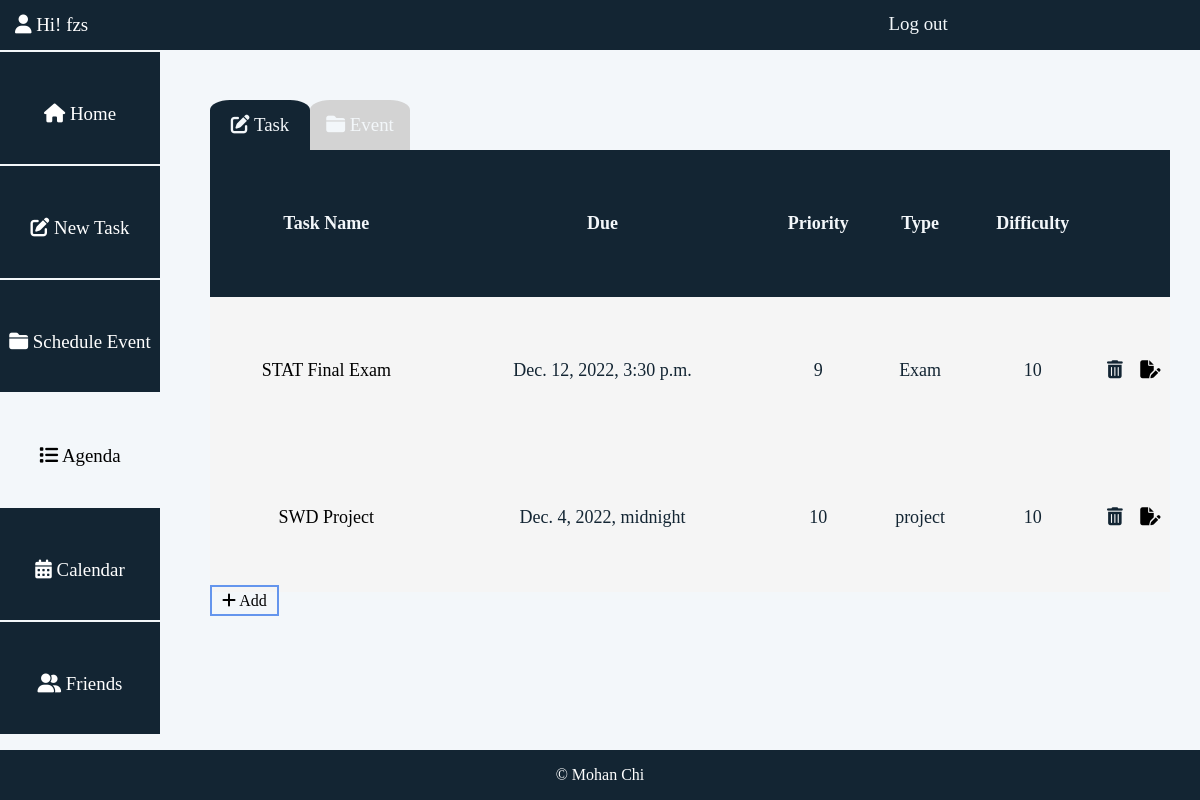
Page /AssistantApp/agenda (signed in) on the committed database.
### AssistantApp/models.py (models this page shows)
class task_Model(models.Model):
       id = models.AutoField(primary_key=True)
       taskname =models.CharField(max_length=32)
       due = models.DateTimeField()
       priority = models.CharField(max_length=32)
       type = models.CharField(max_length=32)
       difficulty = models.CharField(max_length=32)
       detail = models.CharField(max_length=32)
       visible = models.CharField(max_length=32)

### AssistantApp/views.py (the view)
# urls.py: path('agenda', views.agenda, name='agenda'),
def agenda(request):
        if request.method == "POST":
            print(request.POST.get('id'))
            task_Model.objects.get(id=request.POST.get('id')).delete()
            return JsonResponse({'status':'success'}, status=200)
        elif request.method == "GET":
              if request.session.get('is_login'):
                  template = loader.get_template('AssistantApp/agenda.html')
                  tasklist_obj = task_Model.objects.all()
                  context = {'username': request.session["username"], 'tasklist':tasklist_obj}
                  return HttpResponse(template.render(context, request))
              else:
                  return redirect('/AssistantApp/login')

### AssistantApp/templates/AssistantApp/agenda.html (shortened to what this page needs)
<!DOCTYPE html>
<html lang="en">
<head>
    {% load static %}
    <link rel="stylesheet" type="text/css" href="{% static 'AssistantApp/style.css' %}">
</head>
<body>
<div class="head-bar">
    <p><i class="fa-solid fa-user"></i> Hi! {{username}}</p>
    <a href="{% url 'logout' %}">Log out</a>
</div>
<div class="left-side">
    <ul class="menu">
        <li><a href="{% url 'index' %}"><span><i class="fa-solid fa-house"></i> Home</span></a></li>
        <li><a href="{% url 'new_task' %}"><span><i class="fa-sharp fa-solid fa-pen-to-square"></i> New Task</span></a></li>
        <li><a href="{% url 'new_task' %}"><span><i class="fa-solid fa-folder-closed"></i> Schedule Event</span></a></li>
        <li><a class="current" href="{% url 'agenda' %}"><span><i class="fa-solid fa-list"></i> Agenda</span></a></li>
        <li><a href="{% url 'agenda' %}"><span><i class="fa-solid fa-calendar-days"></i> Calendar</span></a></li>
        <li><a href="{% url 'agenda' %}"><span><i class="fa-solid fa-user-group"></i> Friends</span></a></li>
    </ul>
</div>
<div class="new-task">
    <div id="task-selected">
        <a id="selected" href="javascript:void(0)"><span><i class="fa-sharp fa-solid fa-pen-to-square"></i> Task</span></a>
    </div>
    <div id="event-selected">
        <a id="eselected" href="javascript:void(0)"><span><i class="fa-solid fa-folder-closed"></i> Event</span></a>
    </div>
    <table id="tb-task">
    <tr id="title">
        <th>Task Name</th>
        <th>Due</th>
        <th>Priority</th>
        <th>Type</th>
        <th>Difficulty</th>
        <th></th>
        <th></th>
    </tr>
    {% for task in tasklist %}
    <tr class="trdark">
        <td><a href="/AssistantApp/show-task?id={{task.id}}" style="text-decoration: none; color:black">
            {{ task.taskname }}</a>
        </td>
        <td>{{ task.due }}</td>
        <td>{{ task.priority }}</td>
        <td>{{ task.type }}</td>
        <td>{{ task.difficulty }}</td>
        <td><i id="{{ task.id }}-del" class="fa-solid fa-trash-can"></i></td>
        <td><a href="/AssistantApp/edit-task?id={{task.id}}" style="text-decoration: none; color:black">
            <i class="fa-solid fa-file-pen"></i></a>
        </td>
    </tr>
    {% endfor %}
</table>
    <div style="margin-left: 50px">
        <a style="text-decoration: none; color:black; border: 2px solid cornflowerblue; padding: 5px 10px" href="{% url 'new_task' %}"><i class="fa-solid fa-plus"></i> Add</a>
    </div>
</div>
<div class="footer-bar">
    <p>© Mohan Chi</p>
</div>
</body>
</html>

### static/AssistantApp/style.css (style rules this page uses)
.head-bar { width: 100%; position: fixed; height: 50px; left: 0; top: 0; background: #132533; text-align: center; align-items: center; display: flex; }
p { color: white; }
.head-bar p { margin-left: 15px; margin-right: 65%; color: white; font-size: 0.5cm; }
.head-bar a { margin-top: 25px; left: 100px; width: 100px; height: 50px; color: #f3f7fa; text-decoration: none; align-items: center; font-size: 0.5cm; }
.left-side { width: 160px; position: fixed; height: 100%; top: 50px; left: 0; background: #f3f7fa; padding: 0; }
.left-side .menu { list-style: none; padding-inline-start: initial; margin: 0; padding: 0; width: 100%; height: 100%; }
.left-side .menu li { height: 14%; left: 0; margin-top: 2px; }
.left-side .menu a { font-size: 0.5cm; color: #fff; text-decoration: none; width: 100%; height: 100%; text-align: center; display: flex; align-items: center; text-transform: capitalize; background: #132533; }
.left-side .menu .current { font-size: 0.5cm; color: black; text-decoration: none; width: 100%; height: 100%; text-align: center; display: flex; align-items: center; text-transform: capitalize; background: #f3f7fa; }
.left-side .menu a span { display: block; width: 100%; margin-top: 7%; align-items: center; }
.new-task { position: fixed; width: 100%; height: 92%; left: 160px; top: 50px; background: #f3f7fa; }
.footer-bar { position: fixed; width: 100%; height: 50px; left: 0; bottom: 0; background: #132533; align-items: center; text-align: center; }
#tb-task { margin-left: 50px; border-collapse: collapse; width: 80%; height: 60%; font-size: large; }
#tb-task #title { background: #132533; color: #f3f7fa; text-align: center; }
#tb-task .trdark { background-color: whitesmoke; text-align: center; color: #132533; }
#tb-task,tr,th,td { border-bottom-width: 1px; border-bottom-color: darkgrey; }
.new-task #task-selected { margin-top: 50px; margin-left: 50px; }
.new-task #event-selected { margin-top: -50px; margin-left: 150px; }
.new-task #task-selected #selected { width: 100px; height: 50px; border-top-left-radius: 20%; border-top-right-radius: 20%; background: #132533; color: #f3f7fa; display: flex; align-items: center; text-decoration: none; font-size: 0.5cm; }
.new-task #task-selected a span, .new-task #event-selected a span { display: block; width: 100%; align-items: center; text-align: center; }
.new-task #event-selected #eselected { width: 100px; height: 50px; border-top-left-radius: 20%; border-top-right-radius: 20%; background: #d3d3d3; color: #f3f7fa; display: flex; align-items: center; text-decoration: none; font-size: 0.5cm; }
#tb-event,tr,th,td { border-bottom-width: 1px; border-bottom-color: darkgrey; }
#tb-calendar,tr,th,td { border-width: 2px; border-color: darkgrey; }

### rows in the picture
task_Model: taskname "STAT Final Exam", due "Dec. 12, 2022, 3:30 p.m.", priority "9", type "Exam", difficulty "10"
task_Model: taskname "SWD Project", due "Dec. 4, 2022, midnight", priority "10", type "project", difficulty "10"

### other values in the picture
{{ username }} "fzs"
